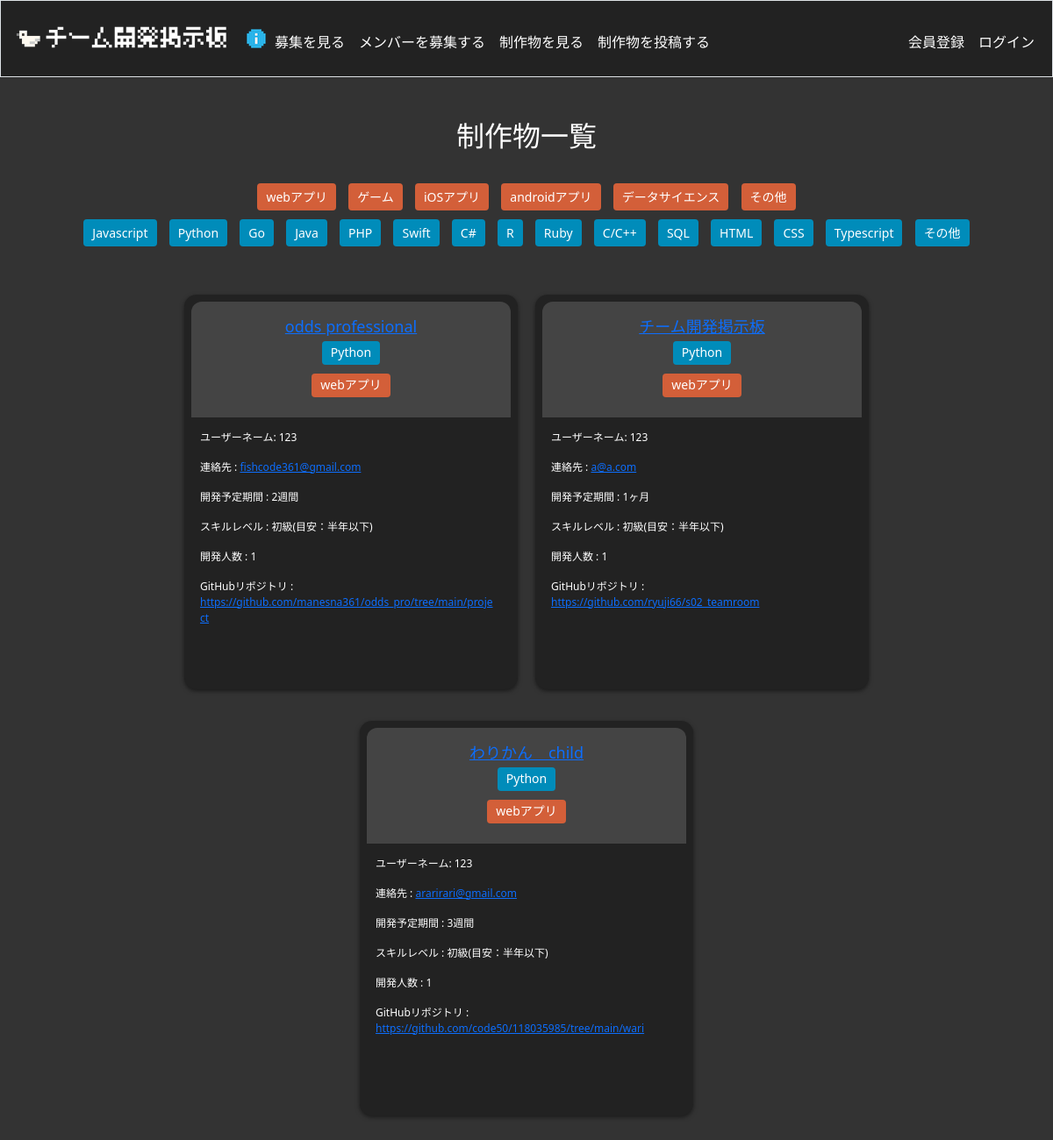
/watch_language/Python, run on an earlier commit of the app's database.
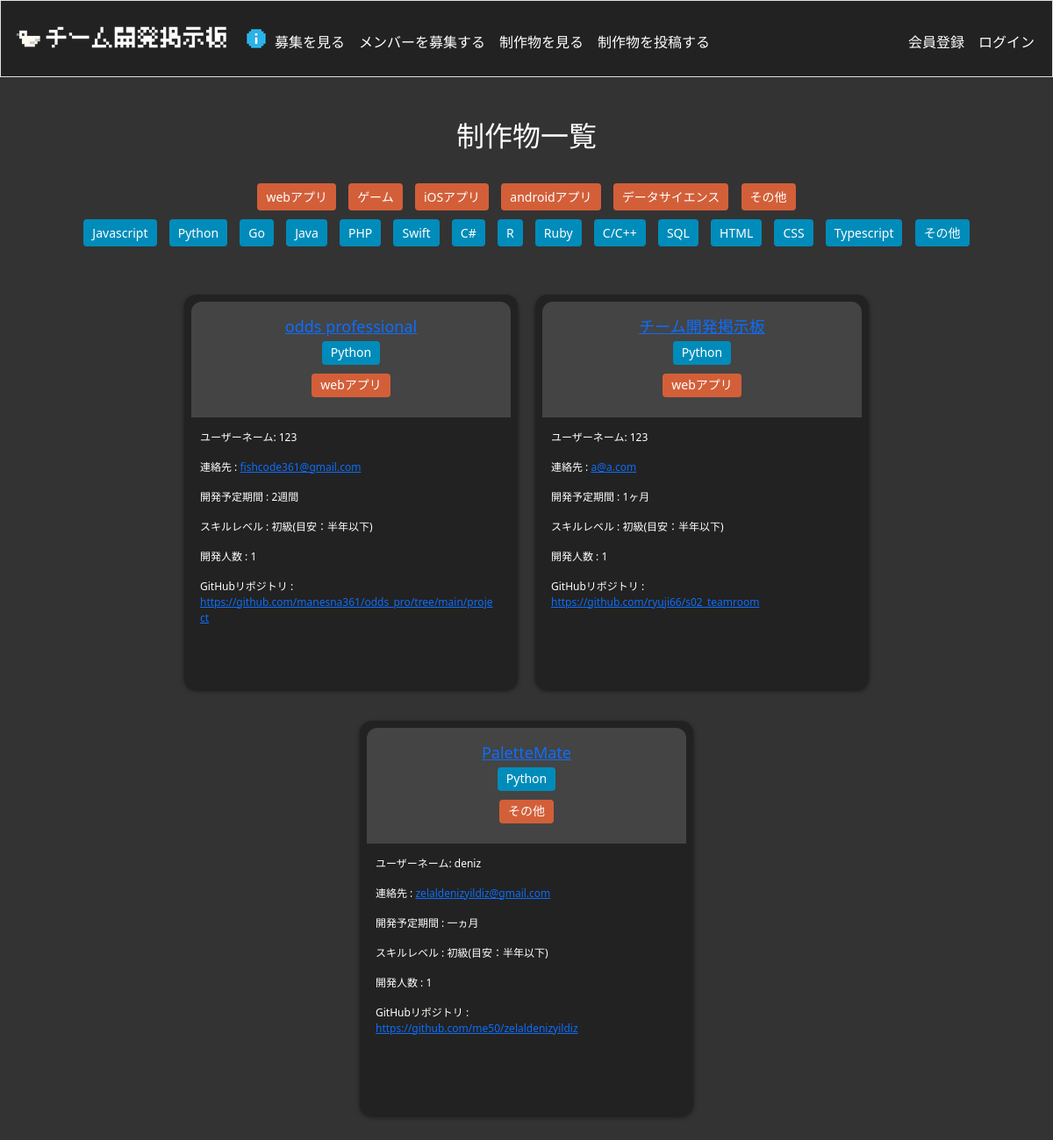
And on a later commit of the database.
### tables this page shows
CREATE TABLE works (
         work_id INTEGER PRIMARY KEY AUTOINCREMENT NOT NULL,
         title TEXT,
         github TEXT,
         youtube TEXT,
         howmany INTEGER,
         mail_address TEXT,
         time TEXT,
         level TEXT,
         genre TEXT,
         overview TEXT,
         background TEXT,
         technique TEXT,
         body TEXT,
         user_id INTEGER, grade TEXT, dev_url TEXT, file BLOB,
         FOREIGN KEY (user_id) REFERENCES users(user_id)
 );

### app.py (the view, shortened to what this page needs)
@app.route("/watch_language/<string:tag>")
def watch_language(tag):
    genres = db.execute("SELECT * FROM genres")
    languages = db.execute("SELECT * FROM languages")
    works = db.execute("""
        SELECT works.*, GROUP_CONCAT(languages.name) as language_name, users.username
        FROM works
        LEFT JOIN language_to_work
        ON works.work_id = language_to_work.work_id
        LEFT JOIN languages
        ON languages.language_id = language_to_work.language_id
        LEFT JOIN users
        ON users.user_id = works.user_id
        WHERE languages.name = ?
        GROUP BY works.work_id;
    """, tag)
    return render_template('watch_language.html', genres=genres, languages=languages, works=works)

### templates/watch_language.html (shortened to what this page needs)
{% extends "layout.html" %}
{% block main %}
<h2>制作物一覧</h2>
<div class="tag_list">
    {% for i in genres %}
        <button name="button" type="submit" class="tag_genres" onclick="location.href='{{ url_for('watch_tag', tag=i.name) }}'">{{ i.name }}</button>
    {% endfor %}
    <br>
    {% for i in languages %}
        <button name="button" type="submit" class="tag_languages" onclick="location.href='{{ url_for('watch_language', tag=i.name) }}'">{{ i["name"] }}</button>
    {% endfor %}
</div>
<div class="box-container">
    {% for work in works %}
    <div class="box">
        <div class="box-header">
            <h2><a href="{{ url_for('watch_get', get=work.work_id) }}">{{ work.title }}</a><br>
            {% for language in work.language_name.split(',') %}
                <button class="tag_languages">{{ language }}</button>
            {% endfor %}
            <br>
            <button class="tag_genres">{{ work.genre }}</button>
            </h2>
        </div>
        <div class="box-content">
            <p>ユーザーネーム: {{ work.username }}</p>
            <p>連絡先 : <a href="mailto:{{ work.mail_address }}">{{ work.mail_address }}</a></p>
            <p>開発予定期間 : {{ work.time }}</p>
            <p>スキルレベル : {{ work.level }}</p>
            <p>開発人数 : {{ work.howmany }}</p>
            <p>GitHubリポジトリ : <a href="{{ work.github }}" target="_blank" rel="noopener">{{ work.github }}</a></p>
        </div>
    </div>
    {% endfor %}
</div>
{% endblock %}

What changed in the data, as far as the page shows it:
changed works: title "わりかん child" → "PaletteMate"; genre "webアプリ" → "その他"; username "123" → "deniz"; mail_address "ararirari@gmail.com" → "zelaldenizyildiz@gmail.com"; time "3週間" → "一ヵ月"; github "https://github.com/code50/118035985/tree/main/wari" → "https://github.com/me50/zelaldenizyildiz"
